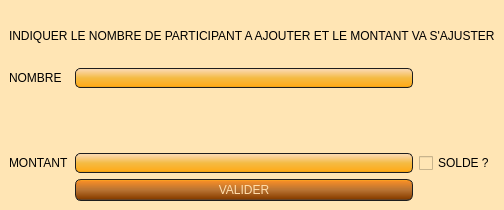
<?xml version="1.0" encoding="UTF-8"?>
<ui version="4.0">
 <class>pop_up</class>
 <widget class="QMainWindow" name="pop_up">
  <property name="geometry">
   <rect>
    <x>0</x>
    <y>0</y>
    <width>488</width>
    <height>210</height>
   </rect>
  </property>
  <property name="windowTitle">
   <string>AssoGestion - AMSE</string>
  </property>
  <property name="styleSheet">
   <string notr="true">QWidget
{
    background-color: #FFE5B4;
}
QLineEdit
{
    background-color: QLinearGradient( x1: 0, y1: 0, x2: 0, y2: 1, stop: 0 #FFDEAD, stop: 0.1 #FAD5A5, stop: 0.5 #F4BB44, stop: 0.9 #FFAC1C, stop: 1 #E49B0F);
    padding: 1px;
    border-style: solid;
    border: 1px solid #1e1e1e;
    border-radius: 5;
}

QPushButton
{
    color: #FFDEAD;
    background-color: QLinearGradient( x1: 0, y1: 0, x2: 0, y2: 1, stop: 0 #FFAC1C, stop: 0.1 #F28C28, stop: 0.5 #B87333, stop: 0.9 #8B4000, stop: 1 #464646);
    border-width: 1px;
    border-color: #1e1e1e;
    border-style: solid;
    border-radius: 6;
    padding: 3px;
    font-size: 12px;
    padding-left: 5px;
    padding-right: 5px;
    min-width: 40px;
}

QPushButton:pressed
{
    background-color: QLinearGradient( x1: 0, y1: 0, x2: 0, y2: 1, stop: 0 #2d2d2d, stop: 0.1 #2b2b2b, stop: 0.5 #292929, stop: 0.9 #282828, stop: 1 #252525);
}

QComboBox
{
	color: #FFDEAD;
    selection-background-color: #FFDEAD;
    background-color: QLinearGradient( x1: 0, y1: 0, x2: 0, y2: 1, stop: 0 #FFAC1C, stop: 0.1 #F28C28, stop: 0.5 #B87333, stop: 0.9 #8B4000, stop: 1 #464646);
    border-style: solid;
    border: 1px solid #1e1e1e;
    border-radius: 5;
}

QComboBox:hover,QPushButton:hover
{
    border: 2px solid QLinearGradient( x1: 0, y1: 0, x2: 0, y2: 1, stop: 0 #FFAC1C, stop: 1 #F28C28);
}


QComboBox:on
{
    padding-top: 3px;
    padding-left: 4px;
    background-color: QLinearGradient( x1: 0, y1: 0, x2: 0, y2: 1, stop: 0 #2d2d2d, stop: 0.1 #2b2b2b, stop: 0.5 #292929, stop: 0.9 #282828, stop: 1 #252525);
    selection-background-color: #ffaa00;
}

QComboBox QAbstractItemView
{
    border: 2px solid darkgray;
    selection-background-color: QLinearGradient( x1: 0, y1: 0, x2: 0, y2: 1, stop: 0 #ffa02f, stop: 1 #d7801a);
}

QComboBox::drop-down
{
     subcontrol-origin: padding;
     subcontrol-position: top right;
     width: 15px;

     border-left-width: 0px;
     border-left-color: darkgray;
     border-left-style: solid; /* just a single line */
     border-top-right-radius: 3px; /* same radius as the QComboBox */
     border-bottom-right-radius: 3px;
 }


QScrollBar:horizontal {
     border: 1px solid #222222;
     background: QLinearGradient( x1: 0, y1: 0, x2: 0, y2: 1, stop: 0.0 #121212, stop: 0.2 #282828, stop: 1 #484848);
     height: 7px;
     margin: 0px 16px 0 16px;
}

QScrollBar::handle:horizontal
{
      background: QLinearGradient( x1: 0, y1: 0, x2: 1, y2: 0, stop: 0 #ffa02f, stop: 0.5 #d7801a, stop: 1 #ffa02f);
      min-height: 20px;
      border-radius: 2px;
}

QScrollBar::add-line:horizontal {
      border: 1px solid #1b1b19;
      border-radius: 2px;
      background: QLinearGradient( x1: 0, y1: 0, x2: 1, y2: 0, stop: 0 #ffa02f, stop: 1 #d7801a);
      width: 14px;
      subcontrol-position: right;
      subcontrol-origin: margin;
}

QScrollBar::sub-line:horizontal {
      border: 1px solid #1b1b19;
      border-radius: 2px;
      background: QLinearGradient( x1: 0, y1: 0, x2: 1, y2: 0, stop: 0 #ffa02f, stop: 1 #d7801a);
      width: 14px;
     subcontrol-position: left;
     subcontrol-origin: margin;
}

QScrollBar::right-arrow:horizontal, QScrollBar::left-arrow:horizontal
{
      border: 1px solid black;
      width: 1px;
      height: 1px;
      background: white;
}

QScrollBar::add-page:horizontal, QScrollBar::sub-page:horizontal
{
      background: none;
}

QScrollBar:vertical
{
      background: QLinearGradient( x1: 0, y1: 0, x2: 1, y2: 0, stop: 0.0 #121212, stop: 0.2 #282828, stop: 1 #484848);
      width: 7px;
      margin: 16px 0 16px 0;
      border: 1px solid #222222;
}

QScrollBar::handle:vertical
{
      background: QLinearGradient( x1: 0, y1: 0, x2: 0, y2: 1, stop: 0 #ffa02f, stop: 0.5 #d7801a, stop: 1 #ffa02f);
      min-height: 20px;
      border-radius: 2px;
}

QScrollBar::add-line:vertical
{
      border: 1px solid #1b1b19;
      border-radius: 2px;
      background: QLinearGradient( x1: 0, y1: 0, x2: 0, y2: 1, stop: 0 #ffa02f, stop: 1 #d7801a);
      height: 14px;
      subcontrol-position: bottom;
      subcontrol-origin: margin;
}

QScrollBar::sub-line:vertical
{
      border: 1px solid #1b1b19;
      border-radius: 2px;
      background: QLinearGradient( x1: 0, y1: 0, x2: 0, y2: 1, stop: 0 #d7801a, stop: 1 #ffa02f);
      height: 14px;
      subcontrol-position: top;
      subcontrol-origin: margin;
}

QScrollBar::up-arrow:vertical, QScrollBar::down-arrow:vertical
{
      border: 1px solid black;
      width: 1px;
      height: 1px;
      background: white;
}


QScrollBar::add-page:vertical, QScrollBar::sub-page:vertical
{
      background: none;
}

QHeaderView::section:horizontal
{
    background-color: QLinearGradient( x1: 0, y1: 0, x2: 0, y2: 1, stop: 0 #FFAC1C, stop: 0.1 #F28C28, stop: 0.5 #B87333, stop: 0.9 #8B4000, stop: 1 #464646);
    color: #FFDEAD;;
    padding-left: 4px;
    border: 1px solid #6c6c6c;
}
QHeaderView::section:vertical
{
    background-color: QLinearGradient( x1: 0, y1: 0, x2: 0, y2: 1, stop: 0 #FFAC1C, stop: 0.1 #F28C28, stop: 0.5 #B87333, stop: 0.9 #8B4000, stop: 1 #464646);
    color: #FFDEAD;;
    padding-left: 4px;
    border: 1px solid #6c6c6c;
}
QTableWidget QTableCornerButton::section {
    background-color: QLinearGradient( x1: 0, y1: 0, x2: 0, y2: 1, stop: 0 #FFAC1C, stop: 0.1 #F28C28, stop: 0.5 #B87333, stop: 0.9 #8B4000, stop: 1 #464646);
}
QTableWidget::item:selected{ background-color: QLinearGradient( x1: 0, y1: 0, x2: 0, y2: 1, stop: 0 #FFDEAD, stop: 0.1 #FAD5A5, stop: 0.5 #F4BB44, stop: 0.9 #FFAC1C, stop: 1 #E49B0F); }

QDateEdit
{
border : 2px solid #E49B0F;
background-color : QLinearGradient( x1: 0, y1: 0, x2: 0, y2: 1, stop: 0 #FFDEAD, stop: 0.1 #FAD5A5, stop: 0.5 #F4BB44, stop: 0.9 #FFAC1C, stop: 1 #E49B0F);;
padding : 5px;
}
QDateEdit::up-arraow
{
border : 2px solid black;
background-color : lightgreen;

}
QDateEdit::down-arrow
{
background-color : #E49B0F;
}

QTabWidget::tab-bar {
   border: 1px solid #E49B0F;
}

QTabBar::tab {
  background: #8B4000;
  color: white;
  padding: 10px;
 }

 QTabBar::tab:selected {
  background: #E49B0F;
 }

QTabWidget::pane { 
   border: none;
}</string>
  </property>
  <widget class="QWidget" name="centralwidget">
   <layout class="QGridLayout" name="gridLayout">
    <item row="2" column="1">
     <widget class="QLineEdit" name="nb_edit"/>
    </item>
    <item row="5" column="1">
     <widget class="QLineEdit" name="montant_edit">
      <property name="enabled">
       <bool>false</bool>
      </property>
     </widget>
    </item>
    <item row="2" column="0">
     <widget class="QLabel" name="label_2">
      <property name="text">
       <string>NOMBRE</string>
      </property>
     </widget>
    </item>
    <item row="6" column="1">
     <widget class="QPushButton" name="button_valider">
      <property name="text">
       <string>VALIDER</string>
      </property>
     </widget>
    </item>
    <item row="5" column="2">
     <widget class="QCheckBox" name="solde_cb">
      <property name="text">
       <string>SOLDE ?</string>
      </property>
     </widget>
    </item>
    <item row="0" column="0" colspan="3">
     <widget class="QLabel" name="label">
      <property name="text">
       <string>INDIQUER LE NOMBRE DE PARTICIPANT A AJOUTER ET LE MONTANT VA S'AJUSTER</string>
      </property>
     </widget>
    </item>
    <item row="5" column="0">
     <widget class="QLabel" name="label_3">
      <property name="text">
       <string>MONTANT</string>
      </property>
     </widget>
    </item>
    <item row="3" column="0" colspan="3">
     <widget class="QLabel" name="label_nb_error">
      <property name="styleSheet">
       <string notr="true">QLabel {
  color: rgb(255, 0, 0);
  font-weight: 600;
}</string>
      </property>
      <property name="text">
       <string/>
      </property>
     </widget>
    </item>
   </layout>
  </widget>
 </widget>
 <resources/>
 <connections/>
</ui>
